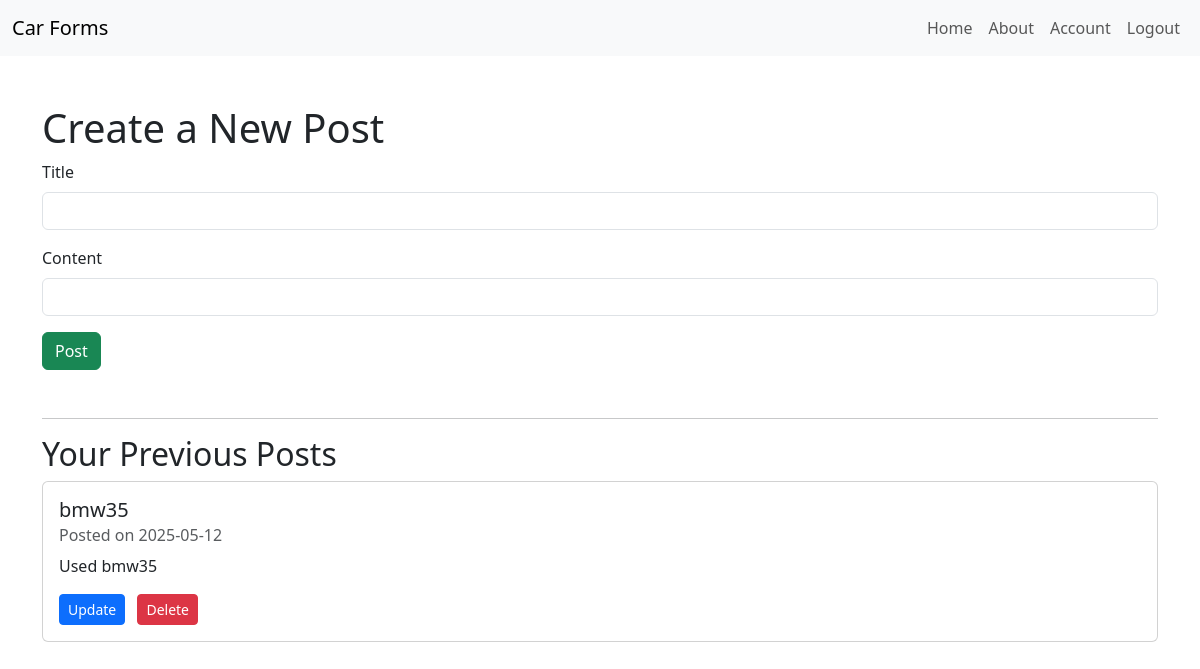
/post/new (signed in), run on an earlier commit of the app's database.
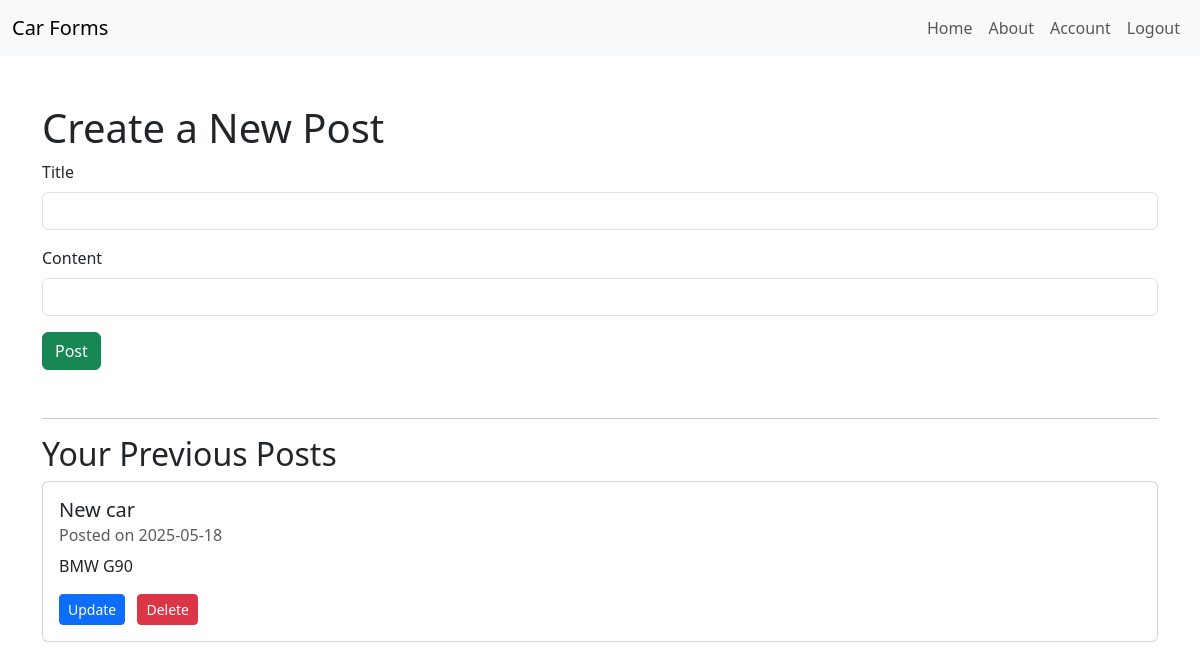
And on a later commit of the database.
### Car_forms/models.py (models this page shows, shortened)
class Post(db.Model):
    id = db.Column(db.Integer, primary_key=True)
    title = db.Column(db.String(100), nullable=False)
    date_posted = db.Column(db.DateTime, nullable=False, default=datetime.utcnow)
    content = db.Column(db.Text, nullable=False)
    user_id = db.Column(db.Integer, db.ForeignKey('user.id'), nullable=False)

### Car_forms/routes.py (the view)
@app.route("/post/new", methods=['GET', 'POST'])
@login_required
def create_post():
    form = PostForm()
    if form.validate_on_submit():
        post = Post(title=form.title.data, content=form.content.data, author=current_user)
        db.session.add(post)
        db.session.commit()
        flash('Your post has been created!', 'success')
        return redirect(url_for('create_post'))
    posts = Post.query.filter_by(author=current_user).order_by(Post.date_posted.desc()).all()
    return render_template('create_post.html', form=form, posts=posts)

### Car_forms/forms.py
class PostForm(FlaskForm):
    title = StringField('Title', validators=[DataRequired()])
    content = StringField('Content', validators=[DataRequired()])
    submit = SubmitField('Post')

### Car_forms/models.py (called while the page is built)
@login_manager.user_loader
def load_user(user_id):
    return User.query.get(int(user_id))

### Car_forms/templates/create_post.html (shortened to what this page needs)
<!DOCTYPE html>
<html lang="en">
<head>
    <link href="https://cdn.jsdelivr.net/npm/bootstrap@5.3.3/dist/css/bootstrap.min.css" rel="stylesheet" />
</head>
<body>
    <nav class="navbar navbar-expand-lg navbar-light bg-light">
        <div class="container-fluid">
            <a class="navbar-brand" href="{{ url_for('home') }}">Car Forms</a>
            <div class="collapse navbar-collapse">
                <ul class="navbar-nav ms-auto">
                    {% if current_user.is_authenticated %}
                        <li class="nav-item"><a class="nav-link" href="{{ url_for('home') }}">Home</a></li>
                        <li class="nav-item"><a class="nav-link" href="{{ url_for('about') }}">About</a></li>
                        <li class="nav-item"><a class="nav-link" href="{{ url_for('account') }}">Account</a></li>
                        <li class="nav-item"><a class="nav-link" href="{{ url_for('logout') }}">Logout</a></li>
                    {% else %}
                        <li class="nav-item"><a class="nav-link" href="{{ url_for('login') }}">Login</a></li>
                        <li class="nav-item"><a class="nav-link" href="{{ url_for('sign_up') }}">Sign Up</a></li>
                    {% endif %}
                </ul>
            </div>
        </div>
    </nav>
    <div class="container mt-5">
        <h1>Create a New Post</h1>
        {% if form %}
        <form method="POST">
            <div class="mb-3">
                {{ form.title.label(class="form-label") }}
                {{ form.title(class="form-control") }}
            </div>
            <div class="mb-3">
                {{ form.content.label(class="form-label") }}
                {{ form.content(class="form-control", rows=5) }}
            </div>
            {{ form.submit(class="btn btn-success") }}
        </form>
        {% endif %}
        <hr class="mt-5" />
        <h2>Your Previous Posts</h2>
        {% if posts %}
            {% for post in posts %}
                <div class="card mb-3">
                    <div class="card-body">
                        <h5 class="card-title">{{ post.title }}</h5>
                        <h6 class="card-subtitle text-muted mb-2">Posted on {{ post.date_posted.strftime('%Y-%m-%d') }}</h6>
                        <p class="card-text">{{ post.content }}</p>
                        {% if current_user.is_authenticated and post.author == current_user %}
                            <a href="{{ url_for('update_post', post_id=post.id) }}" class="btn btn-primary btn-sm me-2">Update</a>
                            <form action="{{ url_for('delete_post', post_id=post.id) }}" method="POST" style="display: inline;">
                                <button type="submit" class="btn btn-danger btn-sm" onclick="return confirm('Are you sure you want to delete this post?');">
                                    Delete
                                </button>
                            </form>
                        {% endif %}
                    </div>
                </div>
            {% endfor %}
        {% else %}
            <p>You haven't created any posts yet.</p>
        {% endif %}
    </div>
</body>
</html>

What changed in the data, as far as the page shows it:
removed Post: title "bmw35", date_posted "2025-05-12", content "Used bmw35"
added Post: title "New car", date_posted "2025-05-18", content "BMW G90"
